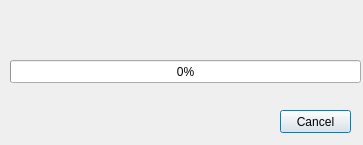
<?xml version="1.0" encoding="UTF-8"?>
<ui version="4.0">
 <class>progressBarDialog</class>
 <widget class="QDialog" name="progressBarDialog">
  <property name="geometry">
   <rect>
    <x>0</x>
    <y>0</y>
    <width>363</width>
    <height>145</height>
   </rect>
  </property>
  <property name="windowTitle">
   <string>Google Drive</string>
  </property>
  <property name="modal">
   <bool>true</bool>
  </property>
  <widget class="QLabel" name="infoLbel">
   <property name="geometry">
    <rect>
     <x>10</x>
     <y>110</y>
     <width>261</width>
     <height>16</height>
    </rect>
   </property>
   <property name="font">
    <font>
     <weight>50</weight>
     <bold>false</bold>
    </font>
   </property>
   <property name="text">
    <string/>
   </property>
  </widget>
  <widget class="QProgressBar" name="progressBar">
   <property name="geometry">
    <rect>
     <x>10</x>
     <y>60</y>
     <width>351</width>
     <height>23</height>
    </rect>
   </property>
   <property name="value">
    <number>0</number>
   </property>
   <property name="alignment">
    <set>Qt::AlignLeading|Qt::AlignLeft|Qt::AlignTop</set>
   </property>
   <property name="textVisible">
    <bool>true</bool>
   </property>
  </widget>
  <widget class="QPushButton" name="cancelButton">
   <property name="geometry">
    <rect>
     <x>280</x>
     <y>110</y>
     <width>71</width>
     <height>23</height>
    </rect>
   </property>
   <property name="text">
    <string>Cancel</string>
   </property>
  </widget>
  <widget class="QLabel" name="logoLabel">
   <property name="geometry">
    <rect>
     <x>10</x>
     <y>10</y>
     <width>341</width>
     <height>41</height>
    </rect>
   </property>
   <property name="text">
    <string/>
   </property>
   <property name="pixmap">
    <pixmap resource="../../resource.qrc">:/ico/logo</pixmap>
   </property>
   <property name="alignment">
    <set>Qt::AlignCenter</set>
   </property>
  </widget>
 </widget>
 <resources>
  <include location="../../resource.qrc"/>
 </resources>
 <connections/>
</ui>
